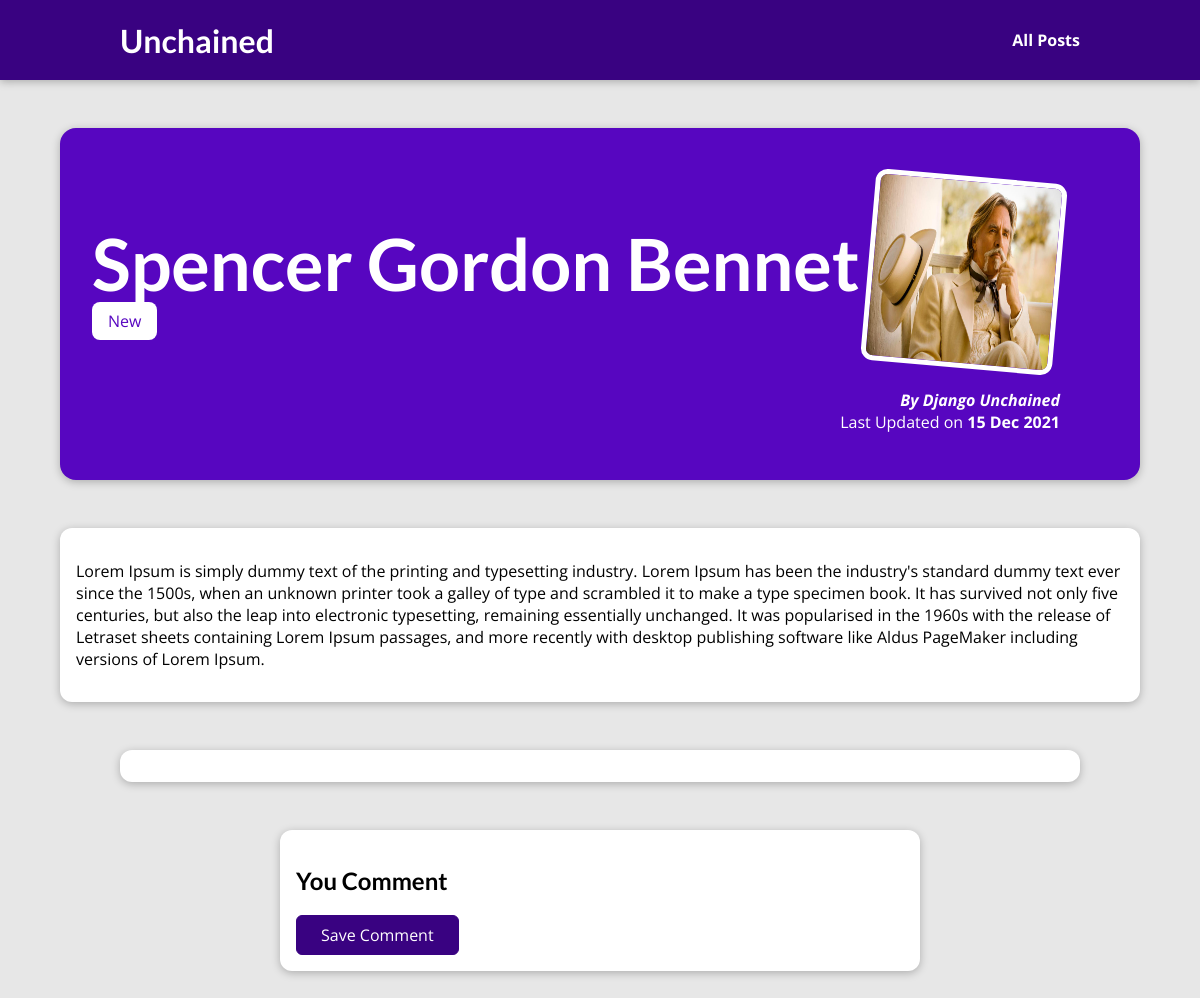
The app's page /posts/spencer-gordon-bennet with its own data.
### blog/models.py (models this page shows, shortened)
class Post(models.Model):
    title = models.CharField(max_length=150)
    excerpt = models.CharField(max_length=200)
    image = models.ImageField(upload_to="posts", null=True)
    date = models.DateField(auto_now=True)
    slug = models.SlugField(unique=True)
    content = models.TextField(
        validators=[MinLengthValidator(10)])
    author = models.ForeignKey(
        Author, on_delete=models.SET_NULL, null=True, related_name="posts")
    tags = models.ManyToManyField(Tag)

class Tag(models.Model):
    caption = models.CharField(max_length=20)

class Author(models.Model):
    first_name = models.CharField(max_length=100)
    last_name = models.CharField(max_length=100)
    email_address = models.EmailField()
    def __str__(self) -> str:
        return f"{self.first_name} {self.last_name}"

### blog/views.py (the view, shortened to what this page needs)
# urls.py: path("posts/<slug:slug>", views.SinglePostView.as_view(),
class SinglePostView(View):
    def get(self, request, slug):
        post = Post.objects.get(slug=slug)
        context = {
            "post": post,
            "post_tags": post.tags.all(),
            "comment_from": CommentForm(),
            "comments": post.comments.all().order_by("-id")
        }
        return render(request, "blog/post-detail.html", context)

### blog/templates/blog/post-detail.html (shortened to what this page needs)
{% extends "base.html" %}
{% load static %}
{% block css_files %}
  <link rel="stylesheet" href="{% static "blog/post-details.css" %}">
{% endblock %}
{% block content %}
  <section id="summary">
    <h2>{{ post.title }}</h2>
    <div>
      {% for tag in post_tags %}
        <span class="tag">{{ tag.caption }}</span>
      {% endfor %}
    </div>
    <article>
      <img src="{{ post.image.url }}" alt="{{ post.title }}">
      <address>By <a href="mailto:{{ post.author.email_address }}">{{ post.author }}</a></address>
      <div>
        Last Updated on <time>{{ post.date|date:"d M Y" }}</time>
      </div>
    </article>
  </section>
  <main>
   {{ post.content|linebreaks  }}
  </main>
  <section id="comments">
  </section>
  <section  id="comment-form">
    <h2>You Comment</h2>
    <form action="{% url "post-detail-page" post.id %}" method="POST">
      <button>Save Comment</button>
    </form>
  </section>
{% endblock %}

### static/app.css (style rules this page uses)
* { box-sizing: border-box; }
html { font-family: "Open Sans", "Lato", sans-serif; }
body { margin: 0; }
h1, h2, h3 { font-family: "Lato", sans-serif; font-weight: bold; }

### blog/static/blog/post-details.css (style rules this page uses)
body { background-color: #e7e7e7; }
#summary { margin: 8rem auto 3rem auto; padding: 2rem; width: 90%; max-width: 90rem; border-radius: 16px; background-color: #5706c0; position: relative; box-shadow: 0 2px 8px rgba(0, 0, 0, 0.25); height: 22rem; }
#summary h2 { color: white; font-size: 4.5rem; margin-bottom: 0.25rem; }
#summary article { position: absolute; top: 2rem; right: 3rem; padding: 1rem 2rem; border-radius: 12px; text-align: right; color: white; }
#summary article img { width: 12rem; height: 12rem; border-radius: 12px; transform: rotateZ(5deg); border: 5px solid white; margin-bottom: 1rem; }
#summary address { font-weight: bold; }
#summary a { color: white; text-decoration: none; }
#summary time { font-weight: bold; }
main { width: 90%; max-width: 90rem; margin: 3rem auto; background-color: white; padding: 1rem; border-radius: 12px; box-shadow: 0 2px 8px rgba(0, 0, 0, 0.25); }
.tag { background-color: white; color: #5706c0; padding: 0.5rem 1rem; border-radius: 8px; }
#comment-form { margin: 3rem auto; width: 90%; max-width: 40rem; border-radius: 12px; background-color: white; box-shadow: 0 2px 8px rgba(0, 0, 0, 0.25); padding: 1rem; }
#comment-form button { font: inherit; background-color: #390281; color: white; border: 1px solid #390281; padding: 0.5rem 1.5rem; border-radius: 6px; cursor: pointer; }
#comments { margin: 3rem auto; width: 90%; max-width: 60rem; border-radius: 12px; background-color: white; box-shadow: 0 2px 8px rgba(0, 0, 0, 0.25); padding: 1rem 2rem; }

### records on screen
Post: title "Spencer Gordon Bennet", image (picture), author "Django Unchained", date "15 Dec 2021", content "Lorem Ipsum is simply dummy text of the printing and typesetting industry. Lorem Ipsum has been the industry's standard dummy text ever since the 1500s, when an unknown printer took a galley of type and scrambled it to make a type specimen book. It has survived not only five centuries, but also the leap into electronic typesetting, remaining essentially unchanged. It was popularised in the 1960s with the release of Letraset sheets containing Lorem Ipsum passages, and more recently with desktop publishing software like Aldus PageMaker including versions of Lorem Ipsum."
Tag: caption "New"
